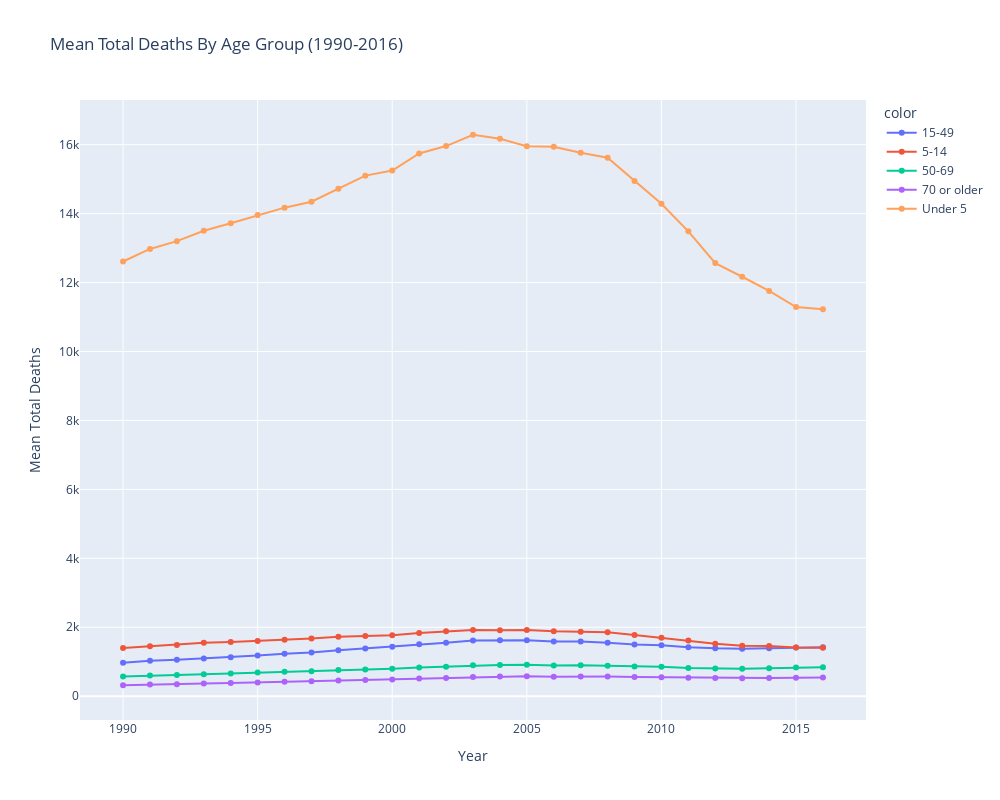

Write notebook code for a chart like this one.
### Code cell
# Mean Total Deaths By Age Group
import plotly.express as px
fig = px.line(df2, x=df2.index.get_level_values(0), y="Total Deaths", color = df2.index.get_level_values(1), width = 1000, 
              title = 'Mean Total Deaths By Age Group (1990-2016)', labels = {'x': 'Year', 'Total Deaths': 'Mean Total Deaths'}, height = 800,markers = True)
fig.show()

### Figure 1 — Plotly figure (JSON) as saved in the notebook; plotly's stock layout.template omitted (floating-point values rounded to 4 significant figures)
{"data": [{"hovertemplate": "color=15-49<br>Year=%{x}<br>Mean Total Deaths=%{y}<extra></extra>", "legendgroup": "15-49", "line": {"color": "#636efa", "dash": "solid"}, "marker": {"symbol": "circle"}, "mode": "markers+lines", "name": "15-49", "orientation": "v", "showlegend": true, "type": "scatter", "x": [1990, 1991, 1992, 1993, 1994, 1995, 1996, 1997, 1998, 1999, 2000, 2001, 2002, 2003, 2004, 2005, 2006, 2007, 2008, 2009, 2010, 2011, 2012, 2013, 2014, 2015, 2016], "xaxis": "x", "y": [972.5, 1027.0, 1054.0, 1093.0, 1131.0, 1179.0, 1231.0, 1265.0, 1330.0, 1381.0, 1435.0, 1503.0, 1549.0, 1615.0, 1624.0, 1625.0, 1586.0, 1585.0, 1549.0, 1501.0, 1477.0, 1420.0, 1388.0, 1375.0, 1389.0, 1411.0, 1422.0], "yaxis": "y"}, {"hovertemplate": "color=5-14<br>Year=%{x}<br>Mean Total Deaths=%{y}<extra></extra>", "legendgroup": "5-14", "line": {"color": "#EF553B", "dash": "solid"}, "marker": {"symbol": "circle"}, "mode": "markers+lines", "name": "5-14", "orientation": "v", "showlegend": true, "type": "scatter", "x": [1990, 1991, 1992, 1993, 1994, 1995, 1996, 1997, 1998, 1999, 2000, 2001, 2002, 2003, 2004, 2005, 2006, 2007, 2008, 2009, 2010, 2011, 2012, 2013, 2014, 2015, 2016], "xaxis": "x", "y": [1400.0, 1452.0, 1485.0, 1548.0, 1574.0, 1603.0, 1634.0, 1674.0, 1722.0, 1749.0, 1767.0, 1830.0, 1882.0, 1921.0, 1916.0, 1922.0, 1885.0, 1870.0, 1858.0, 1776.0, 1693.0, 1613.0, 1524.0, 1464.0, 1459.0, 1412.0, 1403.0], "yaxis": "y"}, {"hovertemplate": "color=50-69<br>Year=%{x}<br>Mean Total Deaths=%{y}<extra></extra>", "legendgroup": "50-69", "line": {"color": "#00cc96", "dash": "solid"}, "marker": {"symbol": "circle"}, "mode": "markers+lines", "name": "50-69", "orientation": "v", "showlegend": true, "type": "scatter", "x": [1990, 1991, 1992, 1993, 1994, 1995, 1996, 1997, 1998, 1999, 2000, 2001, 2002, 2003, 2004, 2005, 2006, 2007, 2008, 2009, 2010, 2011, 2012, 2013, 2014, 2015, 2016], "xaxis": "x", "y": [574.2, 603.6, 615.7, 638.4, 659.3, 686.1, 711.8, 725.5, 757.6, 771.8, 794.3, 830.7, 856.9, 895.8, 905.8, 913.2, 891.7, 897.2, 885.8, 861.9, 852.2, 819.4, 802.9, 796.0, 811.1, 829.9, 839.2], "yaxis": "y"}, {"hovertemplate": "color=70 or older<br>Year=%{x}<br>Mean Total Deaths=%{y}<extra></extra>", "legendgroup": "70 or older", "line": {"color": "#ab63fa", "dash": "solid"}, "marker": {"symbol": "circle"}, "mode": "markers+lines", "name": "70 or older", "orientation": "v", "showlegend": true, "type": "scatter", "x": [1990, 1991, 1992, 1993, 1994, 1995, 1996, 1997, 1998, 1999, 2000, 2001, 2002, 2003, 2004, 2005, 2006, 2007, 2008, 2009, 2010, 2011, 2012, 2013, 2014, 2015, 2016], "xaxis": "x", "y": [317.5, 339.3, 349.7, 366.6, 382.3, 400.4, 421.0, 434.4, 458.0, 468.4, 482.4, 510.5, 530.8, 558.8, 568.2, 575.2, 566.2, 572.2, 569.0, 556.4, 552.4, 533.7, 525.7, 520.2, 529.2, 538.5, 544.9], "yaxis": "y"}, {"hovertemplate": "color=Under 5<br>Year=%{x}<br>Mean Total Deaths=%{y}<extra></extra>", "legendgroup": "Under 5", "line": {"color": "#FFA15A", "dash": "solid"}, "marker": {"symbol": "circle"}, "mode": "markers+lines", "name": "Under 5", "orientation": "v", "showlegend": true, "type": "scatter", "x": [1990, 1991, 1992, 1993, 1994, 1995, 1996, 1997, 1998, 1999, 2000, 2001, 2002, 2003, 2004, 2005, 2006, 2007, 2008, 2009, 2010, 2011, 2012, 2013, 2014, 2015, 2016], "xaxis": "x", "y": [12610.0, 12980.0, 13200.0, 13500.0, 13720.0, 13960.0, 14170.0, 14350.0, 14720.0, 15100.0, 15250.0, 15750.0, 15960.0, 16290.0, 16170.0, 15960.0, 15940.0, 15770.0, 15620.0, 14950.0, 14280.0, 13490.0, 12570.0, 12170.0, 11760.0, 11290.0, 11230.0], "yaxis": "y"}], "layout": {"height": 800, "legend": {"title": {"text": "color"}, "tracegroupgap": 0}, "title": {"text": "Mean Total Deaths By Age Group (1990-2016)"}, "width": 1000, "xaxis": {"anchor": "y", "autorange": true, "domain": [0, 1], "range": [1988.0, 2018.0], "title": {"text": "Year"}, "type": "linear"}, "yaxis": {"anchor": "x", "autorange": true, "domain": [0, 1], "range": [-690.7, 17300.0], "title": {"text": "Mean Total Deaths"}, "type": "linear"}}}
